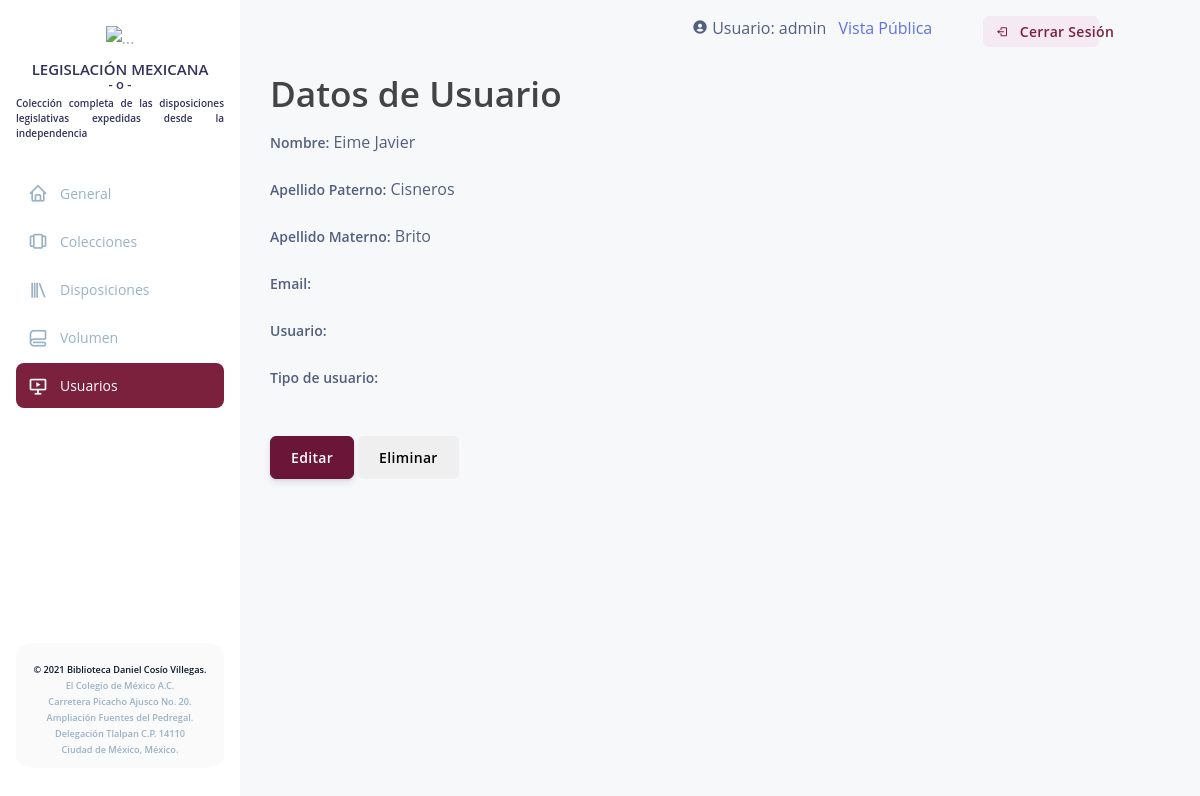
Screenshot of /detail/1 (signed in) with the database file from the repository.
### Modules/Usuario/models.py (models this page shows, shortened)
class Perfil(models.Model):
    idPerfil = models.AutoField(primary_key=True)
    nombre = models.CharField(max_length=150)
    ape_paterno = models.CharField(max_length=100)
    ape_materno = models.CharField(max_length=100)
    fecha_alta = models.DateField(auto_now_add=True)
    usuario = models.OneToOneField(User, null=False, blank=False, on_delete=models.CASCADE)

### Modules/Usuario/views.py (the view)
# urls.py: path('detail/<int:pk>', PersonDetailView.as_view(), name='detail'),
class PersonDetailView(DetailView):
    model = Perfil
    template_name = 'usuarios/detail.html'
    @method_decorator(login_required)
    def dispatch(self, request, *args, **kwargs):
        return super(PersonDetailView, self).dispatch(request, *args, **kwargs)

### legmex/templates/usuarios/detail.html (shortened to what this page needs)
{% extends "admin.html" %}
{% load static %}
{% block custom_resources %}
    <link rel="stylesheet" href="{% static 'css/auth.css' %}">
{% endblock custom_resources %}
{% block content %}
    <div class='container'>
            <h2 class="title">Datos de Usuario</h2>
            <div class="w-100 mb-3 m-width form-group">
            <label for='nombre' class="form-control-label">Nombre:</label>
                    {{object.nombre}}
            </div>
            <div class="w-100 mb-3 m-width form-group">
                <label class="form-control-label">Apellido Paterno:</label>
                    {{object.ape_paterno}}
            </div>
            <div class="w-100 mb-3 m-width form-group">
                <label class="form-control-label">Apellido Materno: </label>
                    {{object.ape_materno}}
            </div>
            <div class="w-100 mb-3 m-width form-group">
                <label class="form-control-label">Email:</label>
            </div>
            <div class="w-100 mb-3 m-width form-group">
                <label class="form-control-label">Usuario:</label>
            </div>
            <div class="w-100 mb-3 m-width form-group">
                <label class="form-control-label">Tipo de usuario:</label>
            </div>
            <div class="text-left">
                <a href='#'><button type='button' class="my-4 btn btn-default">Editar</button></a>
                <a href='#'><button type='button' class="my-4 btn btn-secundary">Eliminar</button></a>
            </div>
    </div>
{% endblock content %}

### legmex/templates/admin.html (shortened to what this page needs)
{% load static %}
<!DOCTYPE html>
<html>
<head>
    <link rel="stylesheet" href="https://maxcdn.bootstrapcdn.com/bootstrap/4.0.0/css/bootstrap.min.css">
    <link href='https://unpkg.com/boxicons@2.0.9/css/boxicons.min.css' rel='stylesheet'>
    <link rel="stylesheet" href="{% static 'css/argon-dashboard-react.css' %}" />
    <link rel="stylesheet" href="{% static 'css/admin.css'%}" />
    <link rel="stylesheet" href="{% static 'css/jquery-tagsinput.min.css'%}" />
    <link rel="stylesheet" href="//code.jquery.com/ui/1.12.1/themes/base/jquery-ui.css">
    <link rel="stylesheet" href="{% static 'css/bootstrap-multiselect.css' %}" />
    {% block custom_resources %}
    {% endblock  %}
</head>
<body>
    <div id="root">
        <div class="main-content">
            <div class="lateral-nav white-bg" id="navbar">
                <nav class="navbar__custom">
                    <div>
                        <div class="nav__brand m-b-1"><img src="{% static 'media/img/logooficial.svg' %}" class="wth-100"
                                alt="..."></div>
                        <div>
                            <h4 class="t-center l-height">LEGISLACIÓN MEXICANA</h4>
                            <h5 class="t-center l-height">- o -</h5>
                            <h6 class="t-justify m-b-30 ">Colección completa de las disposiciones legislativas expedidas
                                desde la independencia</h6>
                        </div>
                        <div class="nav__list">
                            <a class="nav__link nav-link" id="home" href="/administrator" aria-current="page">
                                <i class="bx bx-home nav__icon"></i>
                                <span class="nav__name">General</span>
                            </a>
                            <a class="nav__link nav-link" id="coleccion" href="/colections">
                                <i class="bx bx-carousel nav__icon"></i>
                                <span class="nav__name">Colecciones</span>
                            </a>
                            {% if user.groups.all.0.name == 'admin' or user.groups.all.0.name == 'editor'%}
                            <a class="nav__link nav-link" id="legislacion" href="/legislations">
                                <i class="bx bx-library nav__icon"></i>
                                <span class="nav__name">Disposiciones</span>
                            </a>
                            <a class="nav__link nav-link" id="volumen" href="{% url 'volumenlist' %}">
                                <i class="bx bx-blanket nav__icon"></i>
                                <span class="nav__name">Volumen</span>
                            </a>
                            {% ifequal user.groups.all.0.name 'admin'%}
                            <a class="nav__link nav-link" id="users" href="/users">
                                <i class="bx bx-slideshow nav__icon"></i>
                                <span class="nav__name">Usuarios</span>
                            </a>
                            {% endifequal %}
                            {% endif %}
                        </div>
                    </div>
                    <div class="footer-line footer-card"><a href="https://biblioteca.colmex.mx/" class="nav__footer">©
                            2021 Biblioteca Daniel Cosío Villegas.</a><br><span class="span__footer">El Colegio de
                            México A.C.</span><br><span class="span__footer">Carretera Picacho Ajusco No.
                            20.</span><br><span class="span__footer">Ampliación Fuentes del Pedregal.</span><br><span
                            class="span__footer">Delegación Tlalpan C.P. 14110</span><br><span
                            class="span__footer">Ciudad de México, México.</span></div>
                </nav>
            </div>
            <div class="container">
                <div class="session justify-content-end row">
                    <div class="col-4">
                        <i class="bx bxs-user-circle"></i>
                        Usuario: {{request.user.username}}
                         <a class="pl-2" href="{% url 'base' %}">Vista Pública</a>
                    </div>
                    <div class="col-5 col-md-3 col-xl-2">
                        <a class="btn btn-light-primary btn-sm nav-link" id="login12" href="{% url 'logout' %}">
                            <i class="bx bx-log-out"></i>
                            <span class="nav__name">Cerrar Sesión</span>
                        </a>
                    </div>
                </div>
                    {% block content %}
                    {% endblock %}
            </div>
        </div>
    </div>
</body>
</html>

### legmex/static/css/admin.css (style rules this page uses)
body { background: rgb(247, 248, 250); }

### legmex/static/css/auth.css (style rules this page uses)
.m-width { max-width: 380px; }
.w-100 { width: 100%; }
.title { font-size: 2.2rem; color: #444; margin-bottom: 10px; }

### rows the page displays
Perfil: nombre "Eime Javier", ape_paterno "Cisneros", ape_materno "Brito"

### other values shown
{{ request.user.username }} "admin"
